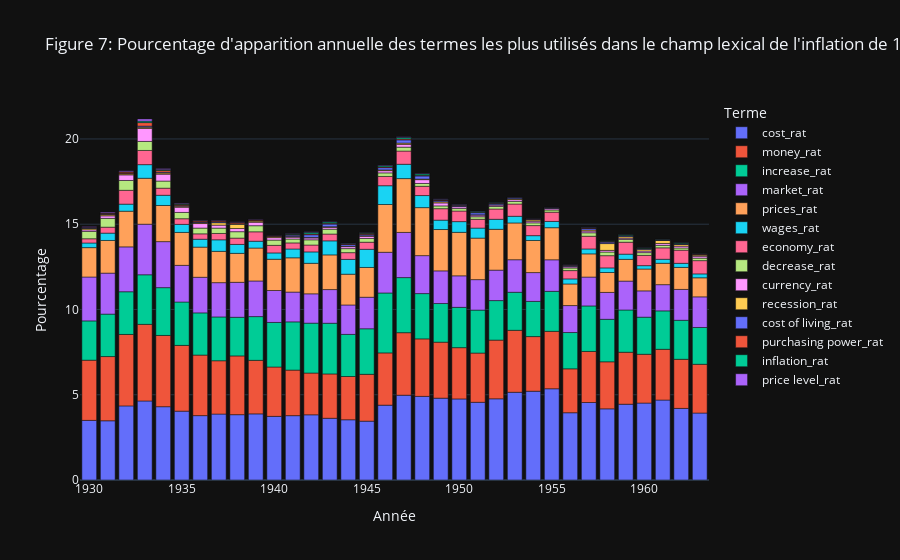

The notebook cell saved with this chart:
### Code cell
# Graphique des pourcentages d'apparition annuels
stacked_bar(
    freq_an,
    'year',
    selected_rat,
    "Figure 7: Pourcentage d'apparition annuelle des termes les plus utilisés dans le champ lexical de l'inflation de 1914 à 1962",
    "Année",
    "Pourcentage",
    "Terme"
)

### Figure 1 — Plotly figure (JSON) as saved in the notebook; plotly's stock layout.template omitted (floating-point values rounded to 4 significant figures)
{"data": [{"alignmentgroup": "True", "hovertemplate": "Terme=cost_rat<br>Année=%{x}<br>Pourcentage=%{y}<extra></extra>", "legendgroup": "cost_rat", "marker": {"color": "#636efa", "pattern": {"shape": ""}}, "name": "cost_rat", "offsetgroup": "cost_rat", "orientation": "v", "showlegend": true, "textposition": "auto", "type": "bar", "x": [1930, 1931, 1932, 1933, 1934, 1935, 1936, 1937, 1938, 1939, 1940, 1941, 1942, 1943, 1944, 1945, 1946, 1947, 1948, 1949, 1950, 1951, 1952, 1953, 1954, 1955, 1956, 1957, 1958, 1959, 1960, 1961, 1962, 1963], "xaxis": "x", "y": [3.497, 3.472, 4.346, 4.635, 4.298, 4.038, 3.774, 3.868, 3.83, 3.878, 3.733, 3.773, 3.823, 3.62, 3.532, 3.451, 4.39, 4.973, 4.905, 4.8, 4.753, 4.557, 4.762, 5.146, 5.208, 5.351, 3.945, 4.544, 4.174, 4.446, 4.511, 4.688, 4.2, 3.926], "yaxis": "y"}, {"alignmentgroup": "True", "hovertemplate": "Terme=money_rat<br>Année=%{x}<br>Pourcentage=%{y}<extra></extra>", "legendgroup": "money_rat", "marker": {"color": "#EF553B", "pattern": {"shape": ""}}, "name": "money_rat", "offsetgroup": "money_rat", "orientation": "v", "showlegend": true, "textposition": "auto", "type": "bar", "x": [1930, 1931, 1932, 1933, 1934, 1935, 1936, 1937, 1938, 1939, 1940, 1941, 1942, 1943, 1944, 1945, 1946, 1947, 1948, 1949, 1950, 1951, 1952, 1953, 1954, 1955, 1956, 1957, 1958, 1959, 1960, 1961, 1962, 1963], "xaxis": "x", "y": [3.53, 3.766, 4.19, 4.492, 4.179, 3.856, 3.552, 3.125, 3.445, 3.14, 2.893, 2.673, 2.449, 2.599, 2.537, 2.747, 3.062, 3.666, 3.37, 3.283, 3.007, 2.888, 3.442, 3.632, 3.203, 3.367, 2.576, 2.993, 2.757, 3.047, 2.862, 2.976, 2.879, 2.859], "yaxis": "y"}, {"alignmentgroup": "True", "hovertemplate": "Terme=increase_rat<br>Année=%{x}<br>Pourcentage=%{y}<extra></extra>", "legendgroup": "increase_rat", "marker": {"color": "#00cc96", "pattern": {"shape": ""}}, "name": "increase_rat", "offsetgroup": "increase_rat", "orientation": "v", "showlegend": true, "textposition": "auto", "type": "bar", "x": [1930, 1931, 1932, 1933, 1934, 1935, 1936, 1937, 1938, 1939, 1940, 1941, 1942, 1943, 1944, 1945, 1946, 1947, 1948, 1949, 1950, 1951, 1952, 1953, 1954, 1955, 1956, 1957, 1958, 1959, 1960, 1961, 1962, 1963], "xaxis": "x", "y": [2.303, 2.49, 2.504, 2.908, 2.803, 2.544, 2.473, 2.569, 2.267, 2.565, 2.614, 2.828, 2.926, 2.974, 2.47, 2.671, 3.515, 3.231, 2.657, 2.265, 2.365, 2.519, 2.317, 2.231, 2.063, 2.345, 2.128, 2.669, 2.493, 2.477, 2.176, 2.255, 2.289, 2.159], "yaxis": "y"}, {"alignmentgroup": "True", "hovertemplate": "Terme=market_rat<br>Année=%{x}<br>Pourcentage=%{y}<extra></extra>", "legendgroup": "market_rat", "marker": {"color": "#ab63fa", "pattern": {"shape": ""}}, "name": "market_rat", "offsetgroup": "market_rat", "orientation": "v", "showlegend": true, "textposition": "auto", "type": "bar", "x": [1930, 1931, 1932, 1933, 1934, 1935, 1936, 1937, 1938, 1939, 1940, 1941, 1942, 1943, 1944, 1945, 1946, 1947, 1948, 1949, 1950, 1951, 1952, 1953, 1954, 1955, 1956, 1957, 1958, 1959, 1960, 1961, 1962, 1963], "xaxis": "x", "y": [2.574, 2.404, 2.632, 2.966, 2.698, 2.149, 2.09, 2.011, 2.05, 2.089, 1.873, 1.747, 1.72, 1.974, 1.726, 1.85, 2.387, 2.65, 2.225, 1.916, 1.848, 1.786, 1.787, 1.908, 1.689, 1.85, 1.581, 1.694, 1.577, 1.694, 1.542, 1.536, 1.809, 1.796], "yaxis": "y"}, {"alignmentgroup": "True", "hovertemplate": "Terme=prices_rat<br>Année=%{x}<br>Pourcentage=%{y}<extra></extra>", "legendgroup": "prices_rat", "marker": {"color": "#FFA15A", "pattern": {"shape": ""}}, "name": "prices_rat", "offsetgroup": "prices_rat", "orientation": "v", "showlegend": true, "textposition": "auto", "type": "bar", "x": [1930, 1931, 1932, 1933, 1934, 1935, 1936, 1937, 1938, 1939, 1940, 1941, 1942, 1943, 1944, 1945, 1946, 1947, 1948, 1949, 1950, 1951, 1952, 1953, 1954, 1955, 1956, 1957, 1958, 1959, 1960, 1961, 1962, 1963], "xaxis": "x", "y": [1.723, 1.915, 2.092, 2.694, 2.121, 1.931, 1.768, 1.836, 1.698, 1.931, 1.834, 2.009, 1.789, 2.033, 1.804, 1.745, 2.801, 3.155, 2.816, 2.423, 2.55, 2.436, 2.394, 2.156, 1.884, 1.882, 1.267, 1.359, 1.167, 1.276, 1.28, 1.255, 1.29, 1.117], "yaxis": "y"}, {"alignmentgroup": "True", "hovertemplate": "Terme=wages_rat<br>Année=%{x}<br>Pourcentage=%{y}<extra></extra>", "legendgroup": "wages_rat", "marker": {"color": "#19d3f3", "pattern": {"shape": ""}}, "name": "wages_rat", "offsetgroup": "wages_rat", "orientation": "v", "showlegend": true, "textposition": "auto", "type": "bar", "x": [1930, 1931, 1932, 1933, 1934, 1935, 1936, 1937, 1938, 1939, 1940, 1941, 1942, 1943, 1944, 1945, 1946, 1947, 1948, 1949, 1950, 1951, 1952, 1953, 1954, 1955, 1956, 1957, 1958, 1959, 1960, 1961, 1962, 1963], "xaxis": "x", "y": [0.272, 0.4311, 0.4142, 0.7975, 0.5997, 0.472, 0.4622, 0.6764, 0.5238, 0.4005, 0.3687, 0.5179, 0.6682, 0.8243, 0.8705, 1.065, 1.101, 0.8408, 0.7074, 0.5509, 0.6283, 0.5877, 0.587, 0.3929, 0.282, 0.3681, 0.2958, 0.2886, 0.2695, 0.3044, 0.1971, 0.2345, 0.2418, 0.2283], "yaxis": "y"}, {"alignmentgroup": "True", "hovertemplate": "Terme=economy_rat<br>Année=%{x}<br>Pourcentage=%{y}<extra></extra>", "legendgroup": "economy_rat", "marker": {"color": "#FF6692", "pattern": {"shape": ""}}, "name": "economy_rat", "offsetgroup": "economy_rat", "orientation": "v", "showlegend": true, "textposition": "auto", "type": "bar", "x": [1930, 1931, 1932, 1933, 1934, 1935, 1936, 1937, 1938, 1939, 1940, 1941, 1942, 1943, 1944, 1945, 1946, 1947, 1948, 1949, 1950, 1951, 1952, 1953, 1954, 1955, 1956, 1957, 1958, 1959, 1960, 1961, 1962, 1963], "xaxis": "x", "y": [0.248, 0.3485, 0.8104, 0.8335, 0.4154, 0.3315, 0.316, 0.3723, 0.3714, 0.5521, 0.4456, 0.3555, 0.4044, 0.3985, 0.3924, 0.4165, 0.5443, 0.7757, 0.5428, 0.6719, 0.6218, 0.5174, 0.6039, 0.7178, 0.591, 0.5443, 0.4886, 0.7462, 0.7174, 0.6999, 0.606, 0.6709, 0.7717, 0.7771], "yaxis": "y"}, {"alignmentgroup": "True", "hovertemplate": "Terme=decrease_rat<br>Année=%{x}<br>Pourcentage=%{y}<extra></extra>", "legendgroup": "decrease_rat", "marker": {"color": "#B6E880", "pattern": {"shape": ""}}, "name": "decrease_rat", "offsetgroup": "decrease_rat", "orientation": "v", "showlegend": true, "textposition": "auto", "type": "bar", "x": [1930, 1931, 1932, 1933, 1934, 1935, 1936, 1937, 1938, 1939, 1940, 1941, 1942, 1943, 1944, 1945, 1946, 1947, 1948, 1949, 1950, 1951, 1952, 1953, 1954, 1955, 1956, 1957, 1958, 1959, 1960, 1961, 1962, 1963], "xaxis": "x", "y": [0.4333, 0.5154, 0.5763, 0.528, 0.4174, 0.3688, 0.3372, 0.3144, 0.3741, 0.3572, 0.3091, 0.2279, 0.3046, 0.286, 0.2377, 0.218, 0.2085, 0.2277, 0.1666, 0.162, 0.1454, 0.148, 0.1478, 0.1571, 0.1614, 0.1261, 0.152, 0.2031, 0.2138, 0.1684, 0.1585, 0.1483, 0.1262, 0.1481], "yaxis": "y"}, {"alignmentgroup": "True", "hovertemplate": "Terme=currency_rat<br>Année=%{x}<br>Pourcentage=%{y}<extra></extra>", "legendgroup": "currency_rat", "marker": {"color": "#FF97FF", "pattern": {"shape": ""}}, "name": "currency_rat", "offsetgroup": "currency_rat", "orientation": "v", "showlegend": true, "textposition": "auto", "type": "bar", "x": [1930, 1931, 1932, 1933, 1934, 1935, 1936, 1937, 1938, 1939, 1940, 1941, 1942, 1943, 1944, 1945, 1946, 1947, 1948, 1949, 1950, 1951, 1952, 1953, 1954, 1955, 1956, 1957, 1958, 1959, 1960, 1961, 1962, 1963], "xaxis": "x", "y": [0.09336, 0.1488, 0.3289, 0.7609, 0.4038, 0.3052, 0.2659, 0.1732, 0.1862, 0.203, 0.1434, 0.1075, 0.1103, 0.1098, 0.1167, 0.1317, 0.131, 0.1659, 0.2236, 0.1765, 0.1083, 0.09914, 0.08451, 0.1027, 0.09837, 0.07603, 0.06732, 0.1016, 0.09728, 0.0703, 0.09229, 0.1056, 0.1058, 0.112], "yaxis": "y"}, {"alignmentgroup": "True", "hovertemplate": "Terme=recession_rat<br>Année=%{x}<br>Pourcentage=%{y}<extra></extra>", "legendgroup": "recession_rat", "marker": {"color": "#FECB52", "pattern": {"shape": ""}}, "name": "recession_rat", "offsetgroup": "recession_rat", "orientation": "v", "showlegend": true, "textposition": "auto", "type": "bar", "x": [1930, 1931, 1932, 1933, 1934, 1935, 1936, 1937, 1938, 1939, 1940, 1941, 1942, 1943, 1944, 1945, 1946, 1947, 1948, 1949, 1950, 1951, 1952, 1953, 1954, 1955, 1956, 1957, 1958, 1959, 1960, 1961, 1962, 1963], "xaxis": "x", "y": [0.07977, 0.06602, 0.05597, 0.07208, 0.06678, 0.05916, 0.04743, 0.1429, 0.2527, 0.07101, 0.05416, 0.04065, 0.0313, 0.03403, 0.02882, 0.0277, 0.0412, 0.07225, 0.03504, 0.06645, 0.02142, 0.0143, 0.01993, 0.04716, 0.07472, 0.02486, 0.0306, 0.062, 0.3992, 0.08729, 0.09868, 0.1746, 0.0967, 0.067], "yaxis": "y"}, {"alignmentgroup": "True", "hovertemplate": "Terme=cost of living_rat<br>Année=%{x}<br>Pourcentage=%{y}<extra></extra>", "legendgroup": "cost of living_rat", "marker": {"color": "#636efa", "pattern": {"shape": ""}}, "name": "cost of living_rat", "offsetgroup": "cost of living_rat", "orientation": "v", "showlegend": true, "textposition": "auto", "type": "bar", "x": [1930, 1931, 1932, 1933, 1934, 1935, 1936, 1937, 1938, 1939, 1940, 1941, 1942, 1943, 1944, 1945, 1946, 1947, 1948, 1949, 1950, 1951, 1952, 1953, 1954, 1955, 1956, 1957, 1958, 1959, 1960, 1961, 1962, 1963], "xaxis": "x", "y": [0.02618, 0.02977, 0.02708, 0.06414, 0.05059, 0.04059, 0.03927, 0.05218, 0.02886, 0.02535, 0.02356, 0.08114, 0.1577, 0.1562, 0.09498, 0.0763, 0.1372, 0.1898, 0.1813, 0.07598, 0.06331, 0.1208, 0.07492, 0.06028, 0.04093, 0.03253, 0.06324, 0.08552, 0.08512, 0.05253, 0.04818, 0.03008, 0.04004, 0.03659], "yaxis": "y"}, {"alignmentgroup": "True", "hovertemplate": "Terme=purchasing power_rat<br>Année=%{x}<br>Pourcentage=%{y}<extra></extra>", "legendgroup": "purchasing power_rat", "marker": {"color": "#EF553B", "pattern": {"shape": ""}}, "name": "purchasing power_rat", "offsetgroup": "purchasing power_rat", "orientation": "v", "showlegend": true, "textposition": "auto", "type": "bar", "x": [1930, 1931, 1932, 1933, 1934, 1935, 1936, 1937, 1938, 1939, 1940, 1941, 1942, 1943, 1944, 1945, 1946, 1947, 1948, 1949, 1950, 1951, 1952, 1953, 1954, 1955, 1956, 1957, 1958, 1959, 1960, 1961, 1962, 1963], "xaxis": "x", "y": [0.03775, 0.06055, 0.08471, 0.2081, 0.1061, 0.06687, 0.06057, 0.05986, 0.06884, 0.04818, 0.03866, 0.04222, 0.04905, 0.0473, 0.03781, 0.06525, 0.04205, 0.0552, 0.03832, 0.03215, 0.026, 0.02764, 0.02094, 0.01395, 0.02103, 0.01279, 0.0255, 0.02886, 0.04762, 0.02163, 0.01567, 0.01887, 0.02002, 0.02513], "yaxis": "y"}, {"alignmentgroup": "True", "hovertemplate": "Terme=inflation_rat<br>Année=%{x}<br>Pourcentage=%{y}<extra></extra>", "legendgroup": "inflation_rat", "marker": {"color": "#00cc96", "pattern": {"shape": ""}}, "name": "inflation_rat", "offsetgroup": "inflation_rat", "orientation": "v", "showlegend": true, "textposition": "auto", "type": "bar", "x": [1930, 1931, 1932, 1933, 1934, 1935, 1936, 1937, 1938, 1939, 1940, 1941, 1942, 1943, 1944, 1945, 1946, 1947, 1948, 1949, 1950, 1951, 1952, 1953, 1954, 1955, 1956, 1957, 1958, 1959, 1960, 1961, 1962, 1963], "xaxis": "x", "y": [0.0008119, 0.005063, 0.01068, 0.08515, 0.04264, 0.03745, 0.02719, 0.01182, 0.01263, 0.00755, 0.006443, 0.02841, 0.09238, 0.07427, 0.03343, 0.03399, 0.06923, 0.08726, 0.07992, 0.03025, 0.02624, 0.05576, 0.0396, 0.01535, 0.01014, 0.01206, 0.01326, 0.02886, 0.02736, 0.04789, 0.02902, 0.02861, 0.04986, 0.02733], "yaxis": "y"}, {"alignmentgroup": "True", "hovertemplate": "Terme=price level_rat<br>Année=%{x}<br>Pourcentage=%{y}<extra></extra>", "legendgroup": "price level_rat", "marker": {"color": "#ab63fa", "pattern": {"shape": ""}}, "name": "price level_rat", "offsetgroup": "price level_rat", "orientation": "v", "showlegend": true, "textposition": "auto", "type": "bar", "x": [1930, 1931, 1932, 1933, 1934, 1935, 1936, 1937, 1938, 1939, 1940, 1941, 1942, 1943, 1944, 1945, 1946, 1947, 1948, 1949, 1950, 1951, 1952, 1953, 1954, 1955, 1956, 1957, 1958, 1959, 1960, 1961, 1962, 1963], "xaxis": "x", "y": [0.04039, 0.05427, 0.05718, 0.1252, 0.05914, 0.03619, 0.02659, 0.02823, 0.026, 0.02571, 0.01389, 0.02385, 0.02997, 0.01926, 0.01568, 0.01597, 0.03207, 0.03587, 0.02723, 0.02882, 0.01685, 0.01573, 0.008577, 0.01256, 0.01126, 0.008773, 0.0102, 0.01924, 0.004053, 0.01081, 0.01132, 0.008553, 0.01247, 0.007934], "yaxis": "y"}], "layout": {"barmode": "relative", "legend": {"title": {"text": "Terme"}, "tracegroupgap": 0}, "title": {"text": "Figure 7: Pourcentage d'apparition annuelle des termes les plus utilisés dans le champ lexical de l'inflation de 1914 à 1962"}, "xaxis": {"anchor": "y", "domain": [0, 1], "title": {"text": "Année"}}, "yaxis": {"anchor": "x", "domain": [0, 1], "title": {"text": "Pourcentage"}}}}
